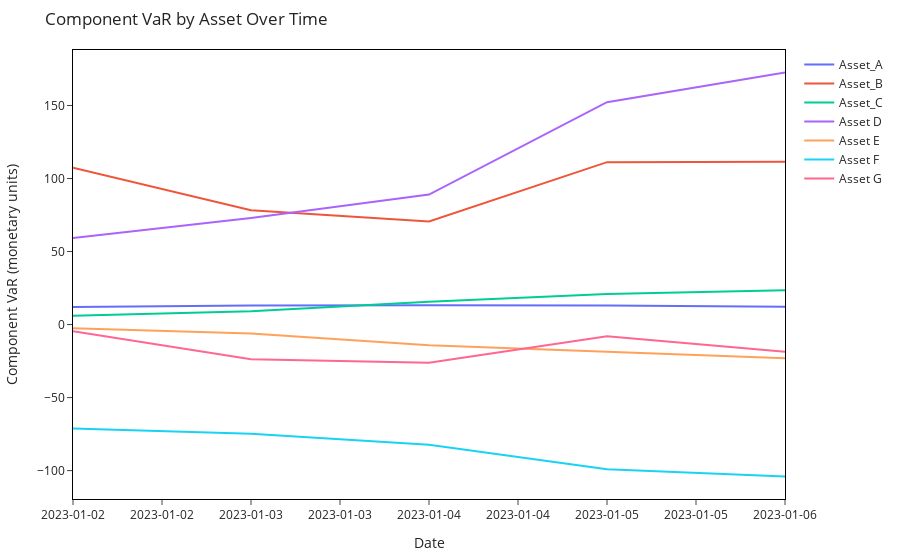

Write notebook code for a chart like this one.
### Code cell
InteractivePlots.interactive_plot_risk_contribution_lines(component_df)

### Figure 1 — Plotly figure (JSON) as saved in the notebook; plotly's stock layout.template omitted (floating-point values rounded to 4 significant figures)
{"data": [{"hovertemplate": "Date: %{x}<br>Asset_A CVaR = %{y:.2f}<extra></extra>", "line": {"color": "#636EFA"}, "mode": "lines", "name": "Asset_A", "type": "scatter", "x": ["2023-01-02T00:00:00", "2023-01-03T00:00:00", "2023-01-04T00:00:00", "2023-01-05T00:00:00", "2023-01-06T00:00:00"], "y": [12.03, 13.09, 13.28, 13.13, 12.23]}, {"hovertemplate": "Date: %{x}<br>Asset_B CVaR = %{y:.2f}<extra></extra>", "line": {"color": "#EF553B"}, "mode": "lines", "name": "Asset_B", "type": "scatter", "x": ["2023-01-02T00:00:00", "2023-01-03T00:00:00", "2023-01-04T00:00:00", "2023-01-05T00:00:00", "2023-01-06T00:00:00"], "y": [107.3, 78.34, 70.63, 111.2, 111.5]}, {"hovertemplate": "Date: %{x}<br>Asset_C CVaR = %{y:.2f}<extra></extra>", "line": {"color": "#00CC96"}, "mode": "lines", "name": "Asset_C", "type": "scatter", "x": ["2023-01-02T00:00:00", "2023-01-03T00:00:00", "2023-01-04T00:00:00", "2023-01-05T00:00:00", "2023-01-06T00:00:00"], "y": [6.065, 9.173, 15.56, 20.89, 23.53]}, {"hovertemplate": "Date: %{x}<br>Asset D CVaR = %{y:.2f}<extra></extra>", "line": {"color": "#AB63FA"}, "mode": "lines", "name": "Asset D", "type": "scatter", "x": ["2023-01-02T00:00:00", "2023-01-03T00:00:00", "2023-01-04T00:00:00", "2023-01-05T00:00:00", "2023-01-06T00:00:00"], "y": [59.32, 72.97, 89.0, 152.3, 172.6]}, {"hovertemplate": "Date: %{x}<br>Asset E CVaR = %{y:.2f}<extra></extra>", "line": {"color": "#FFA15A"}, "mode": "lines", "name": "Asset E", "type": "scatter", "x": ["2023-01-02T00:00:00", "2023-01-03T00:00:00", "2023-01-04T00:00:00", "2023-01-05T00:00:00", "2023-01-06T00:00:00"], "y": [-2.513, -6.123, -14.18, -18.67, -23.0]}, {"hovertemplate": "Date: %{x}<br>Asset F CVaR = %{y:.2f}<extra></extra>", "line": {"color": "#19D3F3"}, "mode": "lines", "name": "Asset F", "type": "scatter", "x": ["2023-01-02T00:00:00", "2023-01-03T00:00:00", "2023-01-04T00:00:00", "2023-01-05T00:00:00", "2023-01-06T00:00:00"], "y": [-71.08, -74.79, -82.3, -99.09, -104.1]}, {"hovertemplate": "Date: %{x}<br>Asset G CVaR = %{y:.2f}<extra></extra>", "line": {"color": "#FF6692"}, "mode": "lines", "name": "Asset G", "type": "scatter", "x": ["2023-01-02T00:00:00", "2023-01-03T00:00:00", "2023-01-04T00:00:00", "2023-01-05T00:00:00", "2023-01-06T00:00:00"], "y": [-4.63, -23.77, -26.11, -7.944, -18.54]}], "layout": {"hovermode": "x unified", "margin": {"b": 50, "l": 60, "r": 60, "t": 50}, "paper_bgcolor": "white", "plot_bgcolor": "white", "title": {"text": "Component VaR by Asset Over Time"}, "xaxis": {"linecolor": "black", "linewidth": 1, "mirror": true, "showline": true, "tickformat": "%Y-%m-%d", "title": {"text": "Date"}}, "yaxis": {"linecolor": "black", "linewidth": 1, "mirror": true, "showline": true, "tickformat": "%Y-%m-%d", "title": {"text": "Component VaR (monetary units)"}}}}
